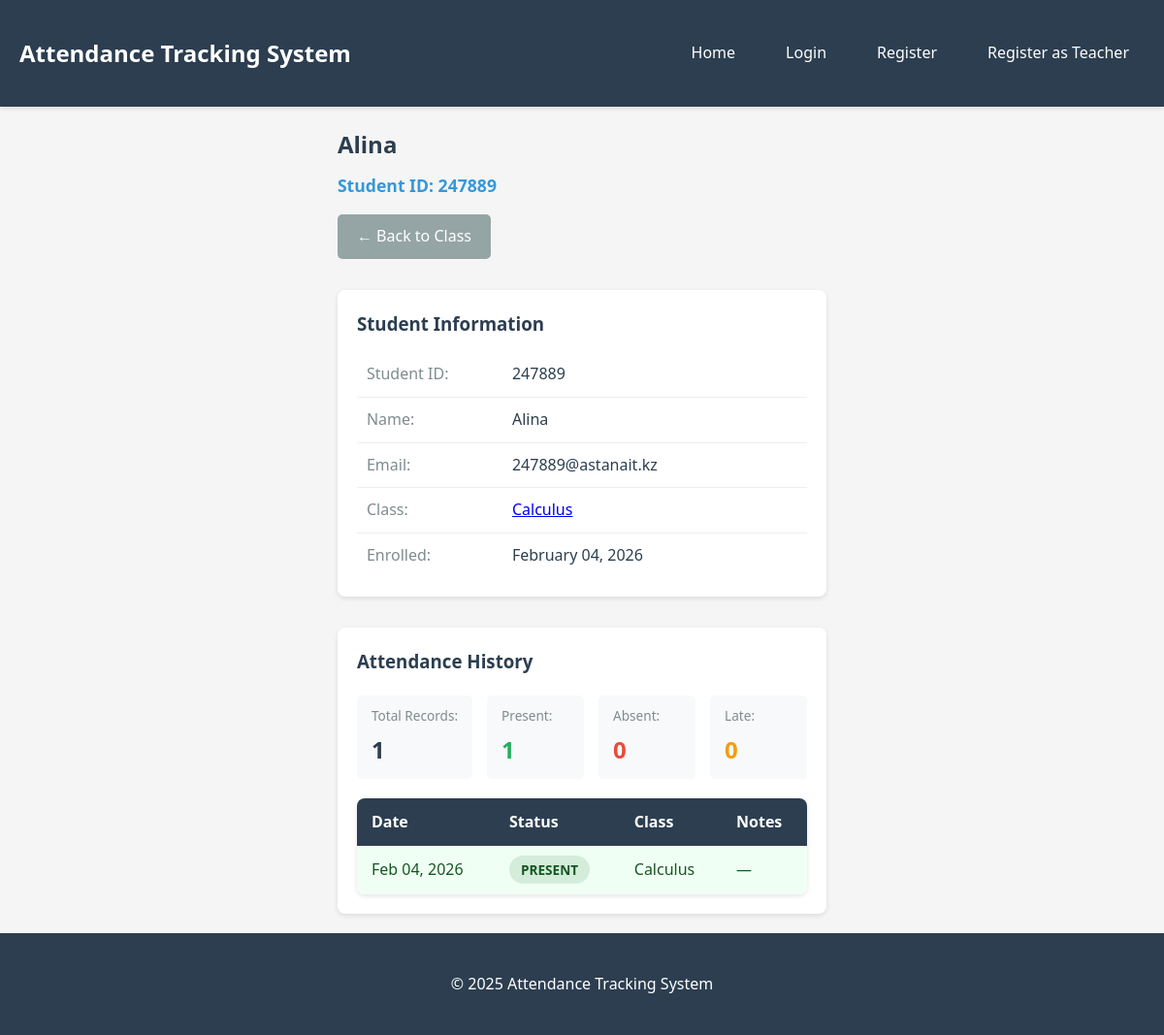
/student/4/, run on the app's committed database.
### attendance/models.py (models this page shows, shortened)
class Student(models.Model):
    name = models.CharField(max_length=100)
    student_id = models.CharField(max_length=20, unique=True)
    email = models.EmailField(blank=True)
    class_enrolled = models.ForeignKey(Class, on_delete=models.CASCADE, related_name='students')
    created_at = models.DateTimeField(auto_now_add=True)
    class Meta:
        ordering = ['name']

class Class(models.Model):
    name = models.CharField(max_length=100)
    code = models.CharField(max_length=20, unique=True)
    description = models.TextField(blank=True)
    created_at = models.DateTimeField(auto_now_add=True)
    class Meta:
        verbose_name_plural = "Classes"
        ordering = ['name']

class Attendance(models.Model):
    STATUS_CHOICES = [
        ('present', 'Present'),
        ('absent', 'Absent'),
        ('late', 'Late'),
    ]
    student = models.ForeignKey(Student, on_delete=models.CASCADE, related_name='attendances')
    class_enrolled = models.ForeignKey(Class, on_delete=models.CASCADE, related_name='attendances')
    date = models.DateField(default=timezone.now)
    status = models.CharField(max_length=10, choices=STATUS_CHOICES, default='absent')
    notes = models.TextField(blank=True)
    marked_at = models.DateTimeField(auto_now_add=True)
    class Meta:
        ordering = ['-date', 'student']
        unique_together = ['student', 'date']

### attendance/views.py (the view)
# urls.py: path('student/<int:student_id>/', views.student_detail, name='student_detail'),
def student_detail(request, student_id):
    student = get_object_or_404(Student, id=student_id)
    attendances = Attendance.objects.filter(student=student).select_related('class_enrolled').order_by('-date')
    present_count = attendances.filter(status='present').count()
    absent_count = attendances.filter(status='absent').count()
    late_count = attendances.filter(status='late').count()
    return render(request, 'attendance/student_detail.html', {
        'student': student,
        'attendances': attendances,
        'present_count': present_count,
        'absent_count': absent_count,
        'late_count': late_count,
    })

### templates/attendance/student_detail.html (shortened to what this page needs)
{% extends 'base.html' %}
{% block content %}
<div class="page-header">
    <h2>{{ student.name }}</h2>
    <p class="student-id">Student ID: {{ student.student_id }}</p>
    <div class="header-actions">
        <a href="{% url 'class_students' student.class_enrolled.id %}" class="btn btn-secondary">← Back to Class</a>
    </div>
</div>
<div class="student-info">
    <div class="info-card">
        <h3>Student Information</h3>
        <table class="info-table">
            <tr>
                <th>Student ID:</th>
                <td>{{ student.student_id }}</td>
            </tr>
            <tr>
                <th>Name:</th>
                <td>{{ student.name }}</td>
            </tr>
            <tr>
                <th>Email:</th>
                <td>{{ student.email|default:"—" }}</td>
            </tr>
            <tr>
                <th>Class:</th>
                <td><a href="{% url 'class_students' student.class_enrolled.id %}">{{ student.class_enrolled.name }}</a></td>
            </tr>
            <tr>
                <th>Enrolled:</th>
                <td>{{ student.created_at|date:"F d, Y" }}</td>
            </tr>
        </table>
    </div>
</div>
<div class="attendance-history">
    <h3>Attendance History</h3>
    {% if attendances %}
        <div class="stats-summary">
            <div class="stat-mini">
                <span class="stat-label">Total Records:</span>
                <span class="stat-value">{{ attendances.count }}</span>
            </div>
            <div class="stat-mini stat-present">
                <span class="stat-label">Present:</span>
                <span class="stat-value">{{ present_count }}</span>
            </div>
            <div class="stat-mini stat-absent">
                <span class="stat-label">Absent:</span>
                <span class="stat-value">{{ absent_count }}</span>
            </div>
            <div class="stat-mini stat-late">
                <span class="stat-label">Late:</span>
                <span class="stat-value">{{ late_count }}</span>
            </div>
        </div>
        <table class="data-table">
            <thead>
                <tr>
                    <th>Date</th>
                    <th>Status</th>
                    <th>Class</th>
                    <th>Notes</th>
                </tr>
            </thead>
            <tbody>
                {% for attendance in attendances %}
                    <tr class="status-{{ attendance.status }}">
                        <td>{{ attendance.date|date:"M d, Y" }}</td>
                        <td>
                            <span class="status-badge status-{{ attendance.status }}">
                                {{ attendance.get_status_display }}
                            </span>
                        </td>
                        <td>{{ attendance.class_enrolled.name }}</td>
                        <td>{{ attendance.notes|default:"—" }}</td>
                    </tr>
                {% endfor %}
            </tbody>
        </table>
    {% else %}
        <div class="empty-state">
            <p>No attendance records found for this student.</p>
        </div>
    {% endif %}
</div>
{% endblock %}

### static/css/style.css (style rules this page uses)
* { margin: 0; padding: 0; box-sizing: border-box; }
body { font-family: 'Segoe UI', Tahoma, Geneva, Verdana, sans-serif; line-height: 1.6; color: #333; background-color: #f5f5f5; min-height: 100vh; display: flex; flex-direction: column; }
.page-header { margin-bottom: 2rem; }
.page-header h2 { color: #2c3e50; margin-bottom: 0.5rem; }
.header-actions { margin-top: 1rem; display: flex; gap: 10px; flex-wrap: wrap; }
.btn { display: inline-block; padding: 10px 20px; text-decoration: none; border-radius: 5px; border: none; cursor: pointer; font-size: 1rem; transition: all 0.3s; }
.btn-secondary { background-color: #95a5a6; color: white; }
.data-table { width: 100%; border-collapse: collapse; background: white; border-radius: 8px; overflow: hidden; box-shadow: 0 2px 5px rgba(0,0,0,0.1); margin-top: 1rem; }
.data-table thead { background-color: #2c3e50; color: white; }
.data-table th, .data-table td { padding: 12px 15px; text-align: left; }
.data-table tbody tr { border-bottom: 1px solid #ddd; }
.data-table tbody tr:last-child { border-bottom: none; }
.status-badge { padding: 5px 12px; border-radius: 20px; font-size: 0.85rem; font-weight: bold; text-transform: uppercase; }
.status-present { background-color: #d4edda; color: #155724; }
.data-table tbody tr.status-present { background-color: #f0fff4; }
.student-info { margin-bottom: 2rem; }
.info-card { background: white; padding: 20px; border-radius: 8px; box-shadow: 0 2px 5px rgba(0,0,0,0.1); }
.info-card h3 { color: #2c3e50; margin-bottom: 15px; }
.info-table { width: 100%; border-collapse: collapse; }
.info-table th { text-align: left; padding: 10px; color: #7f8c8d; font-weight: normal; width: 150px; }
.info-table td { padding: 10px; color: #2c3e50; }
.info-table tr { border-bottom: 1px solid #eee; }
.info-table tr:last-child { border-bottom: none; }
.student-id { color: #3498db; font-weight: bold; font-size: 1.1rem; }
.attendance-history { background: white; padding: 20px; border-radius: 8px; box-shadow: 0 2px 5px rgba(0,0,0,0.1); }
.attendance-history h3 { color: #2c3e50; margin-bottom: 20px; }
.stats-summary { display: flex; gap: 15px; margin-bottom: 20px; flex-wrap: wrap; }
.stat-mini { background-color: #f8f9fa; padding: 10px 15px; border-radius: 5px; display: flex; flex-direction: column; min-width: 100px; }
.stat-mini .stat-label { font-size: 0.85rem; color: #7f8c8d; margin-bottom: 5px; }
.stat-mini .stat-value { font-size: 1.5rem; font-weight: bold; color: #2c3e50; }
.stat-mini.stat-present .stat-value { color: #27ae60; }
.stat-mini.stat-absent .stat-value { color: #e74c3c; }
.stat-mini.stat-late .stat-value { color: #f39c12; }

### data on the page
Student: name "Alina", student_id "247889", email "247889@astanait.kz", class_enrolled.name "Calculus", created_at "February 04, 2026"
Attendance: date "Feb 04, 2026", status "PRESENT", class_enrolled.name "Calculus", notes "—"

### other printed values
{{ attendances.count }} "1"
{{ present_count }} "1"
{{ absent_count }} "0"
{{ late_count }} "0"
